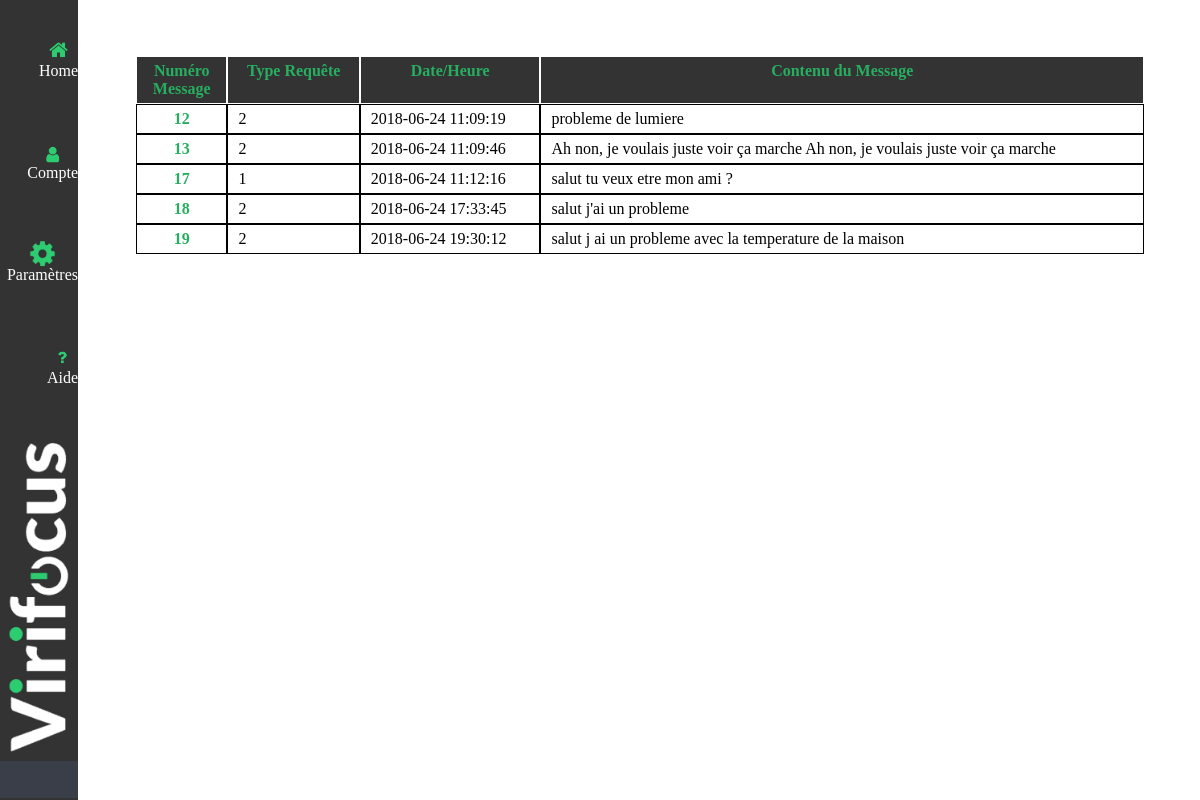
The page /index_mvc.php?p=help_ctlr/message_center (signed in) on the database its author committed.
### tables this page shows
CREATE TABLE IF NOT EXISTS `message` (
  `id` int(11) NOT NULL AUTO_INCREMENT,
  `id_type_msg` set('1','2') NOT NULL,
  `Date_Heure` datetime DEFAULT CURRENT_TIMESTAMP,
  `contenu_msg` text NOT NULL,
  `id_utilisateur` int(11) NOT NULL,
  `id_habitation` int(11) NOT NULL,
  PRIMARY KEY (`id`),
  KEY `Date/Heure` (`Date_Heure`)
);

### controllers/help_ctlr.php (called while the page is built, shortened)
<?php
class help_ctlr extends Controller{
    function message_center(){
        $d["d"]= $this->Message_Center->get_msg(3,"4");
        $this->render('message_center');
    }
}
?>

### core/model.php (called while the page is built, shortened)
<?php
class Model
{
    var $table;
    function find($data = array())
    {
        $condition = "1=1";
        $fields = "*";
        $limit = "";
        $order = "id DESC";
        if (isset($data["condition"])) {
            $condition = $data["condition"];
        }
        if (isset($data["fields"])) {
            $fields = $data["fields"];
        }
        if (isset($data["order"])) {
            $order = $data["order"];
        }
        $sql = "SELECT $fields FROM ". $this->table." WHERE $condition ORDER BY $order $limit";
        $req=mysqli_query($GLOBALS['db'],$sql) or die(mysqli_error($GLOBALS['db']) . "<br/> =>" . mysqli_query($GLOBALS['db'],$sql));
        $d = array();
        while ($data = mysqli_fetch_assoc($req)) {
            $d[] = $data;
        }
        return $d;
    }
}

### model/message_center.php (called while the page is built, shortened)
<?php
class Message_Center extends Model{
	function get_msg($type_msg,$number_msg){
		try
        {
            $bdd = new PDO('mysql:host=localapp;dbname=virifocus;charset=utf8', 'root', '');
        } catch (Exception $e) {
            die('Erreur : ' . $e->getMessage());
        }
		$req = $bdd->prepare('SELECT id FROM users WHERE mail= ? ');
        $req->execute(array($_SESSION["mail"]));
        while ($donnees = $req->fetch()) {
            $id_user = $donnees['id'];
        }
		if($type_msg==1){
			return $this->find(
			array(
			"order"=> "id ASC",
			"fields"=> "id,id_type_msg,Date_Heure,contenu_msg",
			"condition"=> "id_type_msg = '1'"
		)
			);
		}
		else if($type_msg==3){
			return $this->find(array(
				"order"=> "id ASC",
				"fields"=> "id,id_type_msg,Date_Heure,contenu_msg",
				"condition"=> "id_utilisateur='$id_user'"
				)
			);
		}
	}
}
?>

### views/help_ctlr/message_center.php (the view, shortened to what this page needs)
<div id="table-scroll" class="table-scroll">
  <div class="table-wrap">
    <table class="main-table">
      <thead>
        <tr>
                   <?php foreach($d[0] as $key=>$value){?>
                   <?php if($key=='id'){?>
                      <th class="fixed-side" id="top" scope="col">Numéro <br>Message </th>
                    <?php }else{?>
                <th id="top" scope="col"><?php
                if($key=="contenu_msg"){echo "Contenu du Message";}
                if($key=="Date_Heure"){echo "Date/Heure";}
                if($key=="id_type_msg"){ echo "Type Requête";}?> </th>
            <?php }  }?>
        </tr>
      </thead>
      <tbody>
        <?php foreach($d as $key=>$value){?>
          <tr>
          <th class="fixed-side"><?php echo $value['id'];?></th>
          <td><?php echo $value['id_type_msg'];?></td>
          <td><?php echo $value['Date_Heure'];?></td>
          <td><?php echo $value['contenu_msg'];?></td>
          </tr>
        <?php }?>
      </tbody>
    </table>
  </div>
</div>

### views/help_ctlr/message_center.css (style rules this page uses)
.table-scroll { position:relative; max-width:28fr; overflow: auto; margin:5%; }
.table-wrap { width:100%; }
.table-scroll table { width:100%; margin:auto; border-collapse:separate; border-spacing:0; margin-top: auto; margin-bottom: auto; }
.table-scroll th, .table-scroll td { padding:5px 10px; border:0.3px solid #000; white-space:nowrap; vertical-align:top; }
.table-scroll thead, .table-scroll tfoot { background:#f9f9f9; }
.fixed-side { border:0.3px solid #000; visibility:visible; color: #27ae60; }
#top { background-color:#333333; border:0.1px solid #fff; visibility:visible; color: #27ae60; }

### rows shown on the page
message: id "12", id_type_msg "2", Date_Heure "2018-06-24 11:09:19", contenu_msg "probleme de lumiere"
message: id "13", id_type_msg "2", Date_Heure "2018-06-24 11:09:46", contenu_msg "Ah non, je voulais juste voir ça marche Ah non, je voulais juste voir ça marche"
message: id "17", id_type_msg "1", Date_Heure "2018-06-24 11:12:16", contenu_msg "salut tu veux etre mon ami ?"
message: id "18", id_type_msg "2", Date_Heure "2018-06-24 17:33:45", contenu_msg "salut j'ai un probleme"
message: id "19", id_type_msg "2", Date_Heure "2018-06-24 19:30:12", contenu_msg "salut j ai un probleme avec la temperature de la maison"
